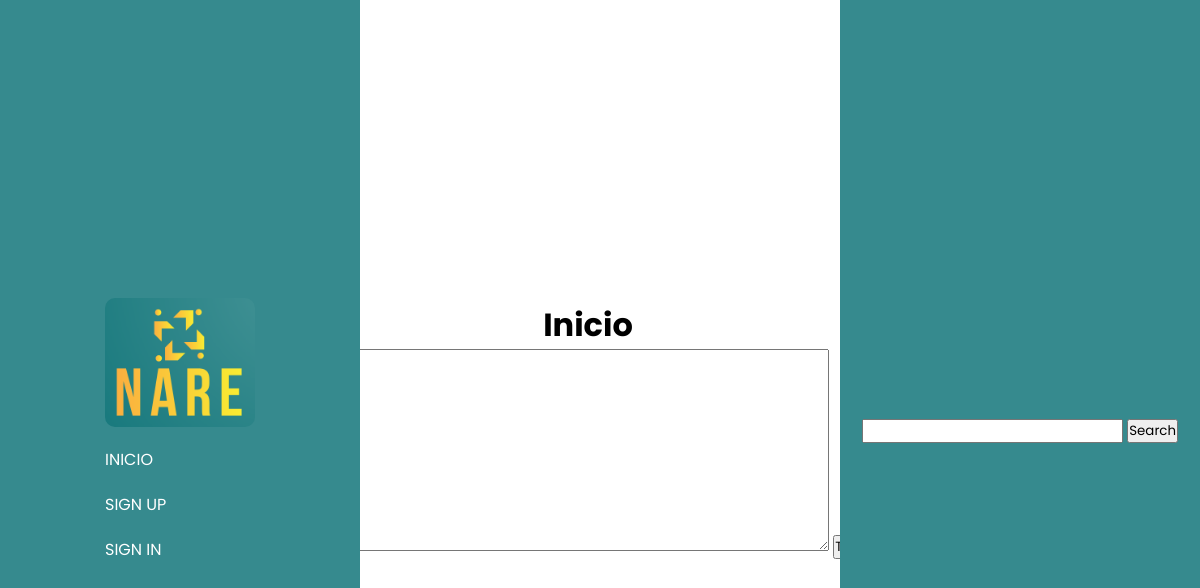
The app's page /, older data.
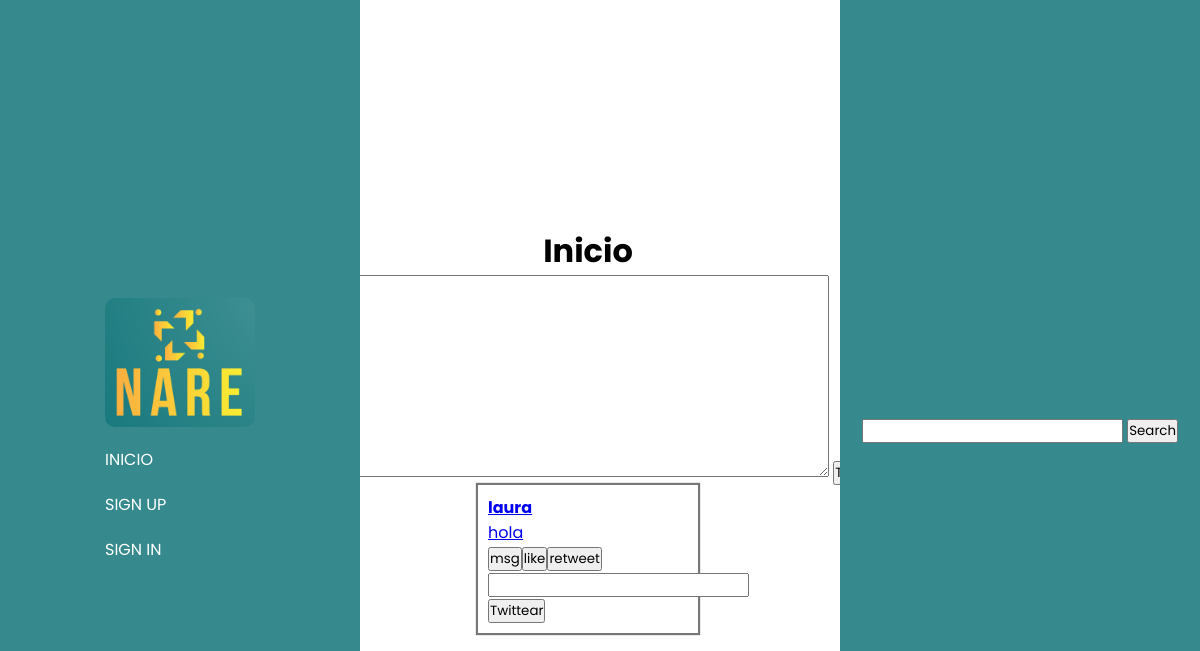
The same page, newer data.
### tweets/models.py (models this page shows)
class Tweet(models.Model):
    user = models.ForeignKey(User, null=True, on_delete=models.CASCADE)
    content = models.TextField(max_length=180)
    created_at = models.DateTimeField(auto_now_add=True)
    likes = models.IntegerField(default=0)
    likes_users = models.ManyToManyField(User, related_name="likes_tweets")
    retweets = models.IntegerField(default=0)
    parent_tweet = models.IntegerField(null=True)

### tweets/views.py (the view)
# urls.py: path('', views.globalFeed, name='globalFeed'),
def globalFeed(request):
    tweets = Tweet.objects.all().filter(parent_tweet = None)
    return render(request, 'globalFeed.html',{
            'form': forms.postTweet,
            'tweets': tweets
    })

### tweets/templates/globalFeed.html (shortened to what this page needs)
{% extends 'base.html' %} {% load static %}
    {% block content %}
    <link rel="stylesheet" href="{% static 'globalFeed.css' %}" />
    <main>
        <h1>Inicio</h1>
        <form action="{% url 'postTweet' %}" method="POST">
            {{form}}
            <button>
                Twittear
            </button>
        </form>
        <div class="tweets">
            {% for tweet in tweets %}
                <a href="{% url 'tweetDetails' tweet.id %}" class="{% if tweet.parent_tweet != null %} reply {% else %} tweet {% endif %}">
                    <h4>{{tweet.user.username}}</h4>
                    <p>{{tweet.content}}</p>
                    <div class="buttons">
                        <form>
                            <button class="msgButton">
                                msg
                            </button>
                        </form>
                        <form action="{% url 'like' tweet.id %}">
                            <button>
                                like
                            </button>
                        </form>
                        <form>
                            <button>
                                retweet
                            </button>
                        </form>
                    </div>
                    <form action="{% url 'responseTweet' tweet.id %}" method="POST" class="formResponse">
                        <input type="text" class="response" name="contentResponse">
                        <button class="responseButton">
                            Twittear
                        </button>
                    </form>
                </a>
            {% endfor %}
        </div>
    </main>
{% endblock content %}

Row changes from the older to the newer data that the page shows:
added Tweet: user.username "laura", content "hola"
